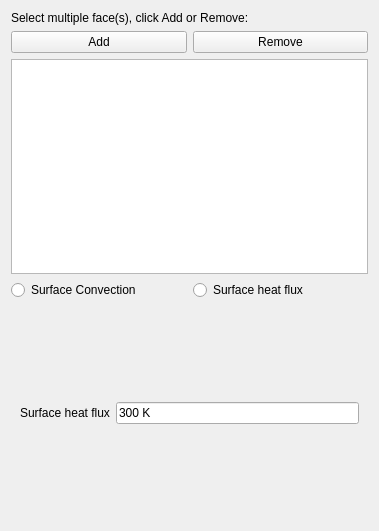
<?xml version="1.0" encoding="UTF-8"?>
<ui version="4.0">
 <class>TaskFemConstraintHeatflux</class>
 <widget class="QWidget" name="TaskFemConstraintHeatflux">
  <property name="geometry">
   <rect>
    <x>0</x>
    <y>0</y>
    <width>379</width>
    <height>531</height>
   </rect>
  </property>
  <property name="windowTitle">
   <string>TaskFemConstraintHeatflux</string>
  </property>
  <layout class="QVBoxLayout" name="verticalLayout_2">
   <item>
    <widget class="QLabel" name="lbl_references">
     <property name="text">
      <string>Select multiple face(s), click Add or Remove:</string>
     </property>
    </widget>
   </item>
   <item>
    <layout class="QHBoxLayout" name="hLayout1">
     <item>
      <widget class="QPushButton" name="btnAdd">
       <property name="text">
        <string>Add</string>
       </property>
      </widget>
     </item>
     <item>
      <widget class="QPushButton" name="btnRemove">
       <property name="text">
        <string>Remove</string>
       </property>
      </widget>
     </item>
    </layout>
   </item>
   <item>
    <widget class="QListWidget" name="lw_references"/>
   </item>
   <item>
    <layout class="QHBoxLayout" name="horizontalLayout">
     <item>
      <widget class="QRadioButton" name="rb_convection">
       <property name="text">
        <string>Surface Convection</string>
       </property>
      </widget>
     </item>
     <item>
      <widget class="QRadioButton" name="rb_dflux">
       <property name="text">
        <string>Surface heat flux</string>
       </property>
      </widget>
     </item>
    </layout>
   </item>
   <item>
    <widget class="QStackedWidget" name="sw_heatflux">
     <property name="currentIndex">
      <number>1</number>
     </property>
     <widget class="QWidget" name="page">
      <layout class="QVBoxLayout" name="verticalLayout_4">
       <item>
        <layout class="QVBoxLayout" name="verticalLayout">
         <item>
          <layout class="QHBoxLayout" name="layoutFilmCoef">
           <item>
            <widget class="QLabel" name="lbl_filmcoef">
             <property name="text">
              <string>Film coefficient</string>
             </property>
            </widget>
           </item>
           <item>
            <widget class="Gui::InputField" name="if_filmcoef">
             <property name="text">
              <string>1 W/m^2/K</string>
             </property>
             <property name="unit" stdset="0">
              <string notr="true">W/m^2/K</string>
             </property>
            </widget>
           </item>
          </layout>
         </item>
         <item>
          <layout class="QHBoxLayout" name="layoutAmbientTemp">
           <item>
            <widget class="QLabel" name="lbl_ambienttemp">
             <property name="text">
              <string>Ambient Temperature</string>
             </property>
            </widget>
           </item>
           <item>
            <widget class="Gui::InputField" name="if_ambienttemp">
             <property name="text">
              <string>300 K</string>
             </property>
             <property name="unit" stdset="0">
              <string notr="true">K</string>
             </property>
            </widget>
           </item>
          </layout>
         </item>
        </layout>
       </item>
      </layout>
     </widget>
     <widget class="QWidget" name="page_2">
      <layout class="QVBoxLayout" name="verticalLayout_3">
       <item>
        <layout class="QHBoxLayout" name="horizontalLayout_2">
         <item>
          <widget class="QLabel" name="label">
           <property name="text">
            <string>Surface heat flux</string>
           </property>
          </widget>
         </item>
         <item>
          <widget class="Gui::InputField" name="if_heatflux">
           <property name="text">
            <string>300 K</string>
           </property>
           <property name="unit" stdset="0">
            <string notr="true">K</string>
           </property>
          </widget>
         </item>
        </layout>
       </item>
      </layout>
     </widget>
    </widget>
   </item>
  </layout>
 </widget>
 <customwidgets>
  <customwidget>
   <class>Gui::InputField</class>
   <extends>QLineEdit</extends>
   <header>Gui/InputField.h</header>
  </customwidget>
 </customwidgets>
 <resources/>
 <connections/>
</ui>
